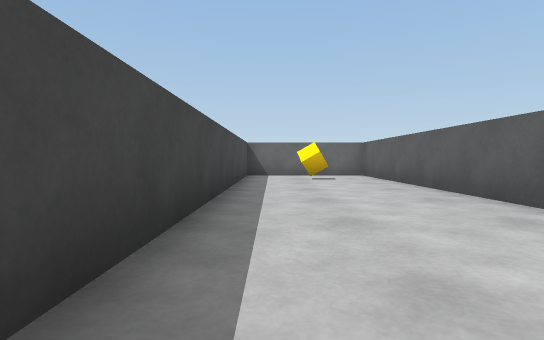
View 1 (above)

24 first-person views from a walk through a scene from a Unity 3-D project. The camera is 0.51 m above the floor, tilts 2° down and sees 80° across. The floor is counted in squares, 1 m on a side. Each view is taken from the middle of a square. On the plan, view 1 faces up. The plan holds only what a view shows up to about 9 squares ahead; the rest is blank. The place goes on beyond the plan. The player character is not drawn.

View 2
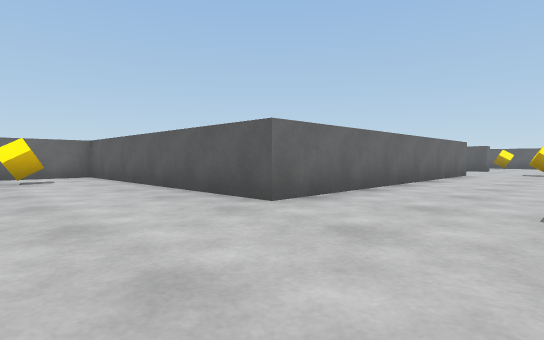

View 3
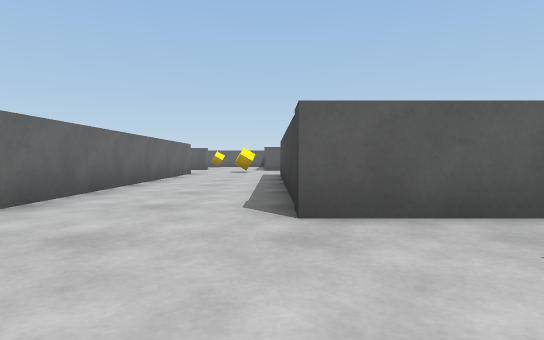

View 4
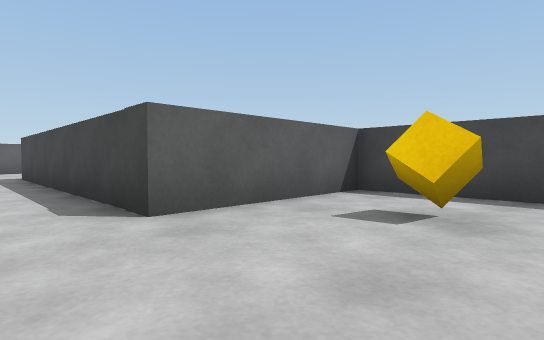

View 5
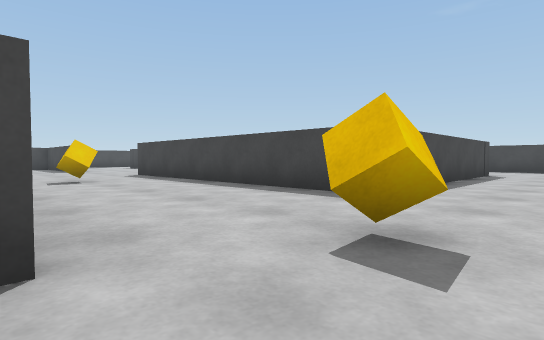

View 6
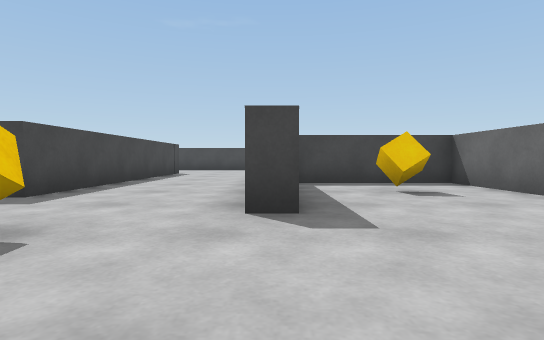

View 7
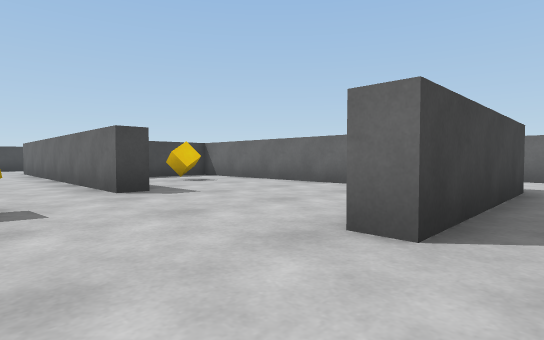

View 8
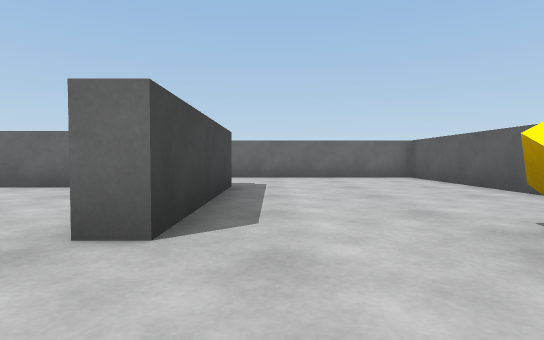

View 9
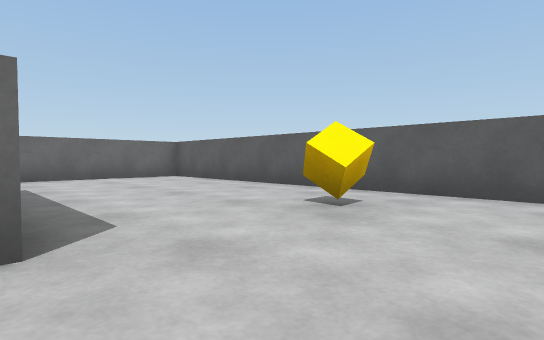

View 10
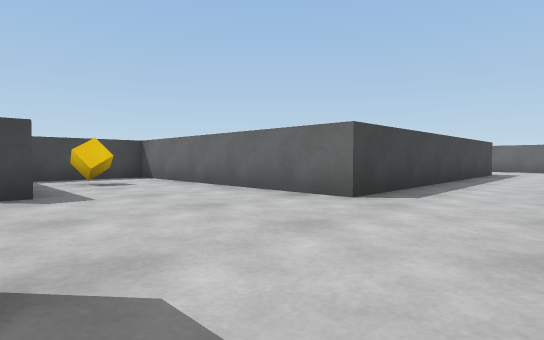

View 11
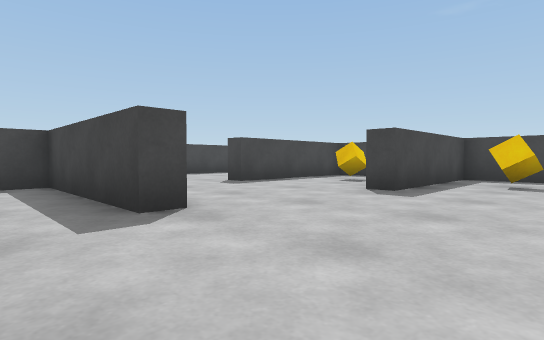

View 12
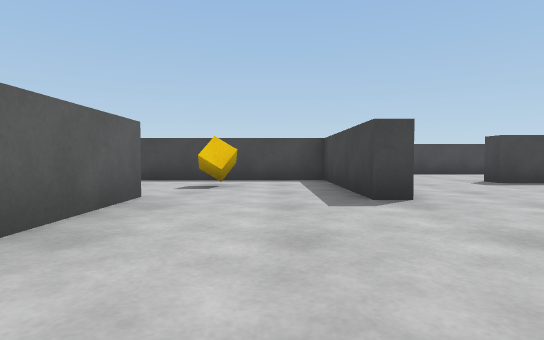

View 13
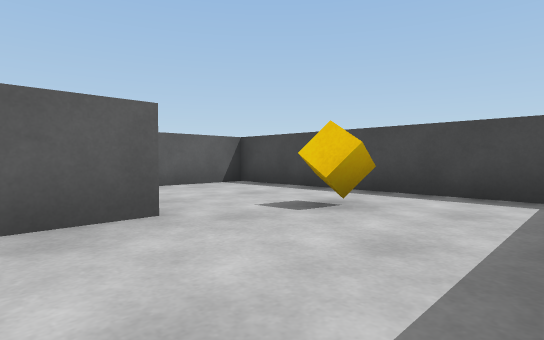

View 14
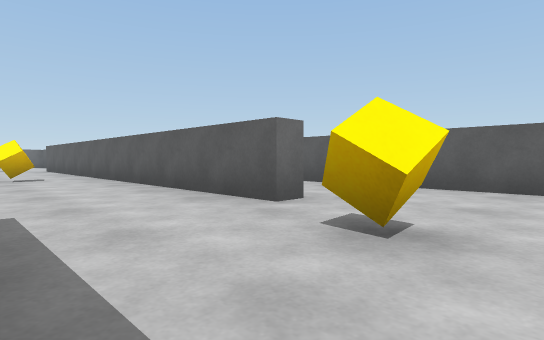

View 15
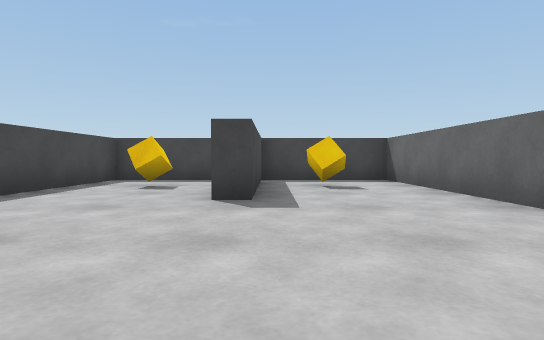

View 16
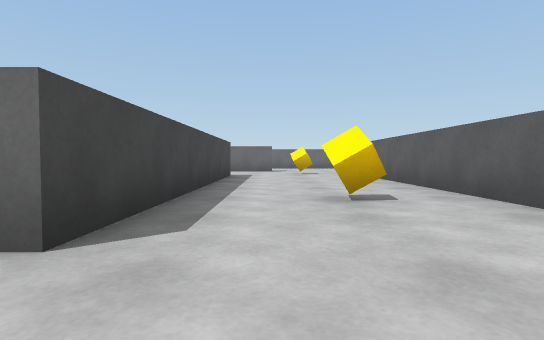

View 17
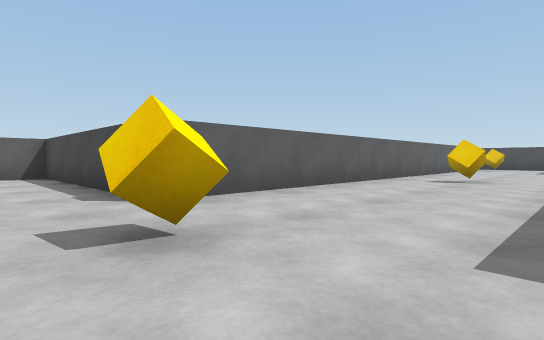

View 18
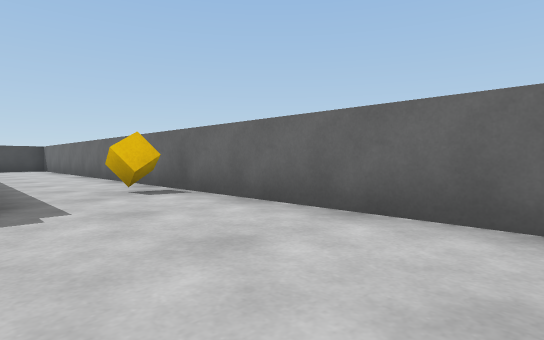

View 19
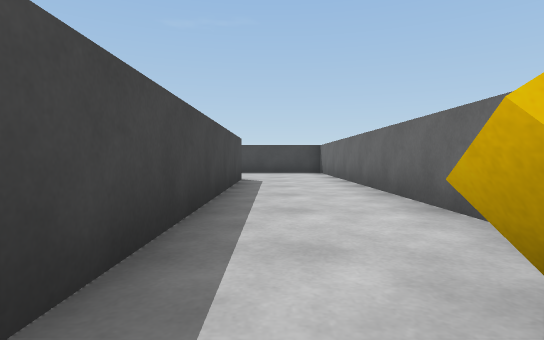

View 20
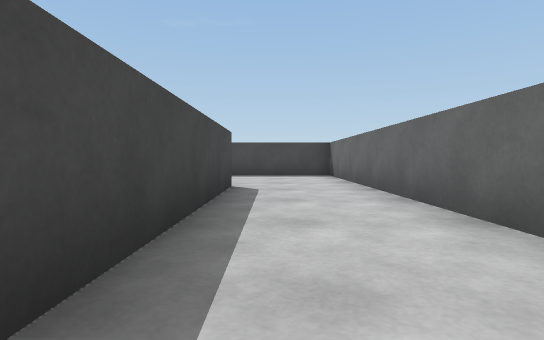

View 21
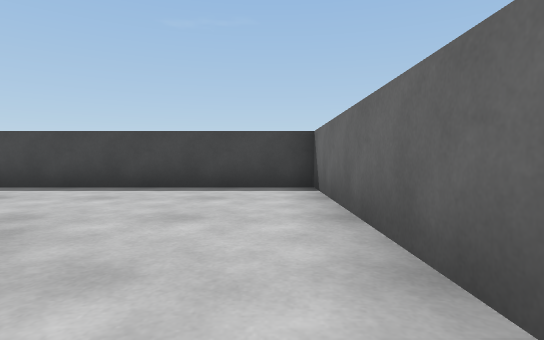

View 22
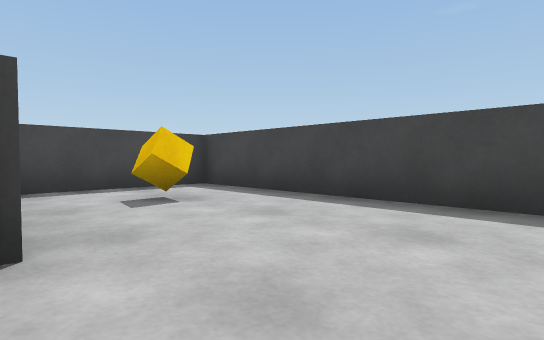

View 23
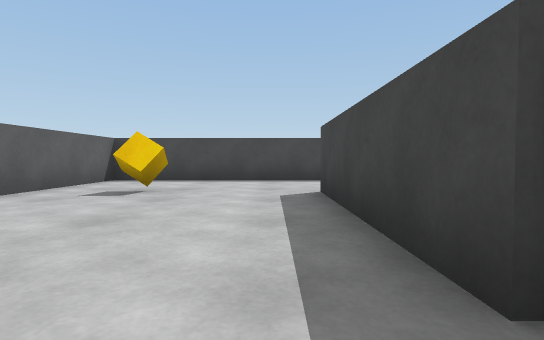

View 24
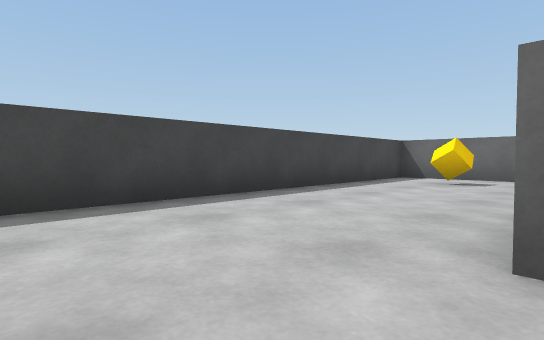

### Floor plan
Points are (right, up) in squares from view 1. A wall is a line through its corners. A room is listed if a view was taken in it or the views show most of it. See-through windows are left out.
Room 1 (views 1, 2, 3, 4, 5, 6, 10, 11, 12, 13, 14, 15, 16, 17, 24)
walls: (13.6, 0.2) (14.6, 0.2); (11, 3.4) (11, 2.7) (2.7, 2.7) (2.7, 9.8) (-0.7, 9.8) (-0.7, 0.9); (10.1, -12) (10.7, -12) (10.7, -15.8) (16.8, -15.8) (16.8, -12.9); (0.4, -3.8) (2.7, -3.8) (2.7, -0.2) (9.8, -0.2) (9.8, -8.2) (3.2, -8.2) (3.2, -11.2) (7, -11.2) (7, -11.8); (12.5, 6.8) (7.2, 6.8) (7.2, 3.5); (14.3, -12.3) (13.7, -12.3) (13.7, -0.4); (3.2, -12.4) (3.2, -14.7) (7.2, -14.7)
ways out: opening at (15, 1.5) to room 2; opening at (8.5, -15); opening at (15.5, -12.5)
objects: cube (1, -2); cube (1, 8); cube (5, -13); cube (5, -10); cube (9, 5); cube (12, -6); cube (12, 1); cube (13, -14)
Room 2 (views 7, 8, 9, 18, 19, 20, 21, 22, 23)
walls: (15.2, 7) (15.2, 3) (14.8, 3); (7, 7.3) (14.1, 7.3); (14.6, 0.2) (19.8, 0.2) (19.8, 9.8) (3.2, 9.8) (3.2, 3.3) (6.4, 3.3)
ways out: opening at (15, 1.5) to room 1
objects: cube (5, 5); cube (14, 9); cube (18, 3)

Positions as (right, up) in squares from view 1, and headings:
1: (0, 0), facing up
2: (0, 0), facing up-right
3: (0, 0), facing right
4: (0, 1), facing down-right
5: (14, 2), facing down-left
6: (14, 3), facing left
7: (16, 1), facing up-left
8: (16, 1), facing up
9: (15, 1), facing up-right
10: (12, -12), facing up-left
11: (12, -9), facing down-left
12: (12, -8), facing down
13: (11, -11), facing down-right
14: (11, -15), facing up-right
15: (11, -11), facing left
16: (11, -10), facing up
17: (10, 2), facing down-right
18: (19, 7), facing up-left
19: (15, 8), facing left
20: (13, 8), facing left
21: (9, 9), facing left
22: (7, 9), facing down-left
23: (16, 8), facing down
24: (3, 1), facing up-left
